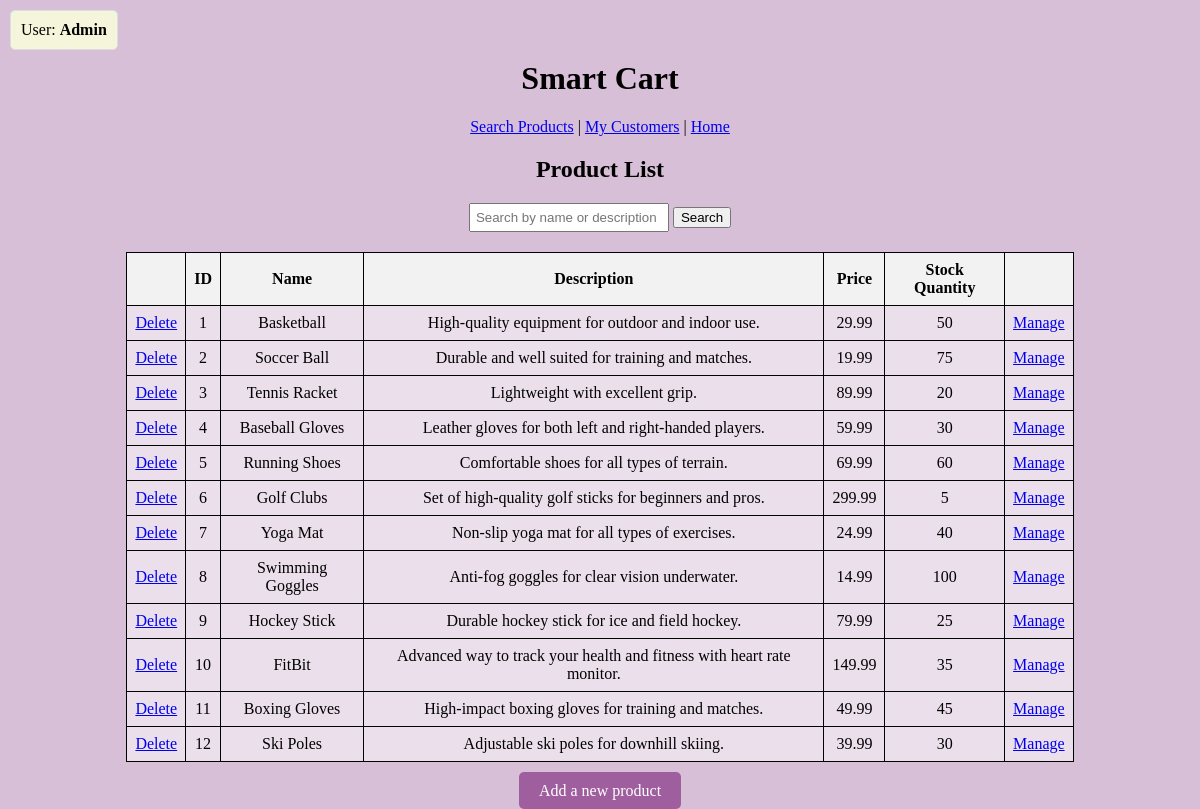
The app's page /admin_product.php with its own data.
### tables this page shows
CREATE TABLE products (
    id INT AUTO_INCREMENT PRIMARY KEY,
    name VARCHAR(255) NOT NULL,
    description TEXT,
    price DECIMAL(10, 2) NOT NULL,
    stock_quantity INT NOT NULL
);

### admin_product.php (the view, shortened to what this page needs)
<?php
include 'db.php';
echo "<div style='position: fixed; top: 10px; left: 10px; padding: 10px; background-color: beige; border: 1px solid #ddd; border-radius: 5px; z-index: 1000;'>
        <p style='margin: 0; font-size: 16px;'>";
echo "User: <strong>Admin</strong>";
echo "</p></div>";
echo "<div style='text-align: center; margin: 60px auto 20px; width: 80%;'>";
echo "<h1>Smart Cart</h1>";
echo "<a href='admin_product.php' class='links'>Search Products</a> | ";
echo "<a href='customer.php' class='links'>My Customers</a> | ";
echo "<a href='index.php' class='links'>Home</a>";
echo "</div>";
$search = '';
$sql = "SELECT id, name, description, price, stock_quantity FROM products WHERE name LIKE ? OR description LIKE ?";
$stmt = $conn->prepare($sql);
$searchParam = "%{$search}%";
$stmt->bind_param('ss', $searchParam, $searchParam);
$stmt->execute();
$result = $stmt->get_result();
if ($result->num_rows > 0) {
    echo "<div style='text-align: center;'>";
    echo "<h2>Product List</h2>";
    echo "<form method='GET' action='admin_product.php' style='margin-bottom: 20px;'>
            <input type='text' name='search' value='" . htmlspecialchars($search) . "' placeholder='Search by name or description' style='width: 200px; padding: 5px;'>
            <input type='submit' value='Search'>
        </form>";
    echo "<table>
            <tr>
                <th></th>
                <th>ID</th>
                <th>Name</th>
                <th>Description</th>
                <th>Price</th>
                <th>Stock Quantity</th>
                <th></th>
            </tr>";
    while ($row = $result->fetch_assoc()) {
        $id = $row["id"];
        $stock_quantity = $row["stock_quantity"];
        $outOfStock = $stock_quantity <= 0 ? 'out-of-stock' : '';
        $display_quantity = $stock_quantity > 0 ? $stock_quantity : 'Out of Stock';
        echo "<tr class='$outOfStock'>
                <td><a href='delete_product.php?id=$id' onclick='return confirm(\"Are you sure you want to remove this product?\")'>Delete</a></td>
                <td onclick='window.location.href=\"admin_product_details.php?id=$id\"'>" . $row["id"] . "</td>
                <td onclick='window.location.href=\"admin_product_details.php?id=$id\"'>" . $row["name"] . "</td>
                <td onclick='window.location.href=\"admin_product_details.php?id=$id\"'>" . $row["description"] . "</td>
                <td onclick='window.location.href=\"admin_product_details.php?id=$id\"'>" . $row["price"] . "</td>
                <td onclick='window.location.href=\"admin_product_details.php?id=$id\"'>" . $display_quantity . "</td>
                <td><a href='edit_product.php?id=$id'>Manage</a></td>
            </tr>";
    }
    echo "</table>";
    echo "<div style='text-align: center; margin-top: 20px;'>
            <a href='add_product.php' style='padding: 10px 20px; background-color: #9F5F9F; color: white; text-decoration: none; border-radius: 5px;'>Add a new product</a>
        </div>";
    echo "</div>";
} else {
    echo "<body style='background-color: #D8BFD8;'>";
    echo "<div style='text-align: center;'><h1>No Results</h1></div>";
}
?>

### admin_product.php (style rules this page uses)
table { width: 80%; margin: 20px auto; border-collapse: collapse; text-align: center; background-color: #ECDFEC; }
.links { display: inline-block; }
th, td { border: 1px solid black; padding: 8px; }
th { background-color: #f2f2f2; }
tr { cursor: pointer; }

### records on screen
products: id "1", name "Basketball", description "High-quality equipment for outdoor and indoor use.", price "29.99", stock_quantity "50"
products: id "2", name "Soccer Ball", description "Durable and well suited for training and matches.", price "19.99", stock_quantity "75"
products: id "3", name "Tennis Racket", description "Lightweight with excellent grip.", price "89.99", stock_quantity "20"
products: id "4", name "Baseball Gloves", description "Leather gloves for both left and right-handed players.", price "59.99", stock_quantity "30"
products: id "5", name "Running Shoes", description "Comfortable shoes for all types of terrain.", price "69.99", stock_quantity "60"
products: id "6", name "Golf Clubs", description "Set of high-quality golf sticks for beginners and pros.", price "299.99", stock_quantity "5"
products: id "7", name "Yoga Mat", description "Non-slip yoga mat for all types of exercises.", price "24.99", stock_quantity "40"
products: id "8", name "Swimming Goggles", description "Anti-fog goggles for clear vision underwater.", price "14.99", stock_quantity "100"
products: id "9", name "Hockey Stick", description "Durable hockey stick for ice and field hockey.", price "79.99", stock_quantity "25"
products: id "10", name "FitBit", description "Advanced way to track your health and fitness with heart rate monitor.", price "149.99", stock_quantity "35"
products: id "11", name "Boxing Gloves", description "High-impact boxing gloves for training and matches.", price "49.99", stock_quantity "45"
products: id "12", name "Ski Poles", description "Adjustable ski poles for downhill skiing.", price "39.99", stock_quantity "30"
